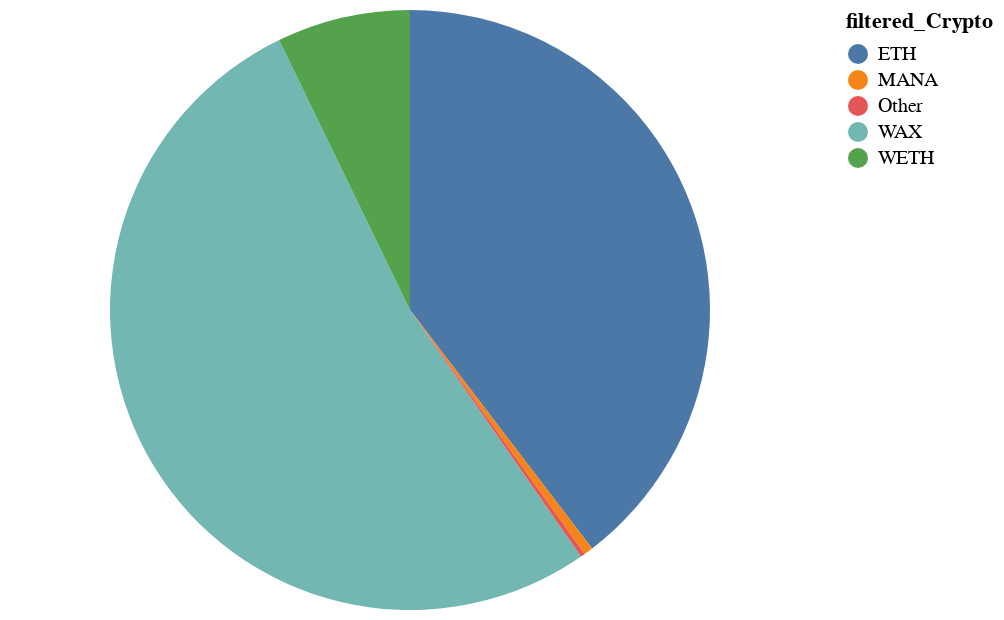

Notebook cell for this chart:
### Code cell
crypto_counts = alt.Chart(for_pie).mark_arc().encode(
    theta=alt.Theta(field="Count", type="quantitative"),
    color=alt.Color(field="filtered_Crypto", type="nominal")
)
crypto_counts

### Figure 1 — Vega-Lite specification as saved in the notebook (floating-point values rounded to 4 significant figures)
{"config": {"view": {"continuousWidth": 400, "continuousHeight": 300}}, "data": {"name": "data-4cefcb43a8828970181189aec327fc0c"}, "mark": "arc", "encoding": {"color": {"field": "filtered_Crypto", "type": "nominal"}, "theta": {"field": "Count", "type": "quantitative"}}, "$schema": "https://vega.github.io/schema/vega-lite/v4.17.0.json", "datasets": {"data-4cefcb43a8828970181189aec327fc0c": [{"filtered_Crypto": "WAX", "Count": 3185292}, {"filtered_Crypto": "ETH", "Count": 2405225}, {"filtered_Crypto": "WETH", "Count": 436355}, {"filtered_Crypto": "MANA", "Count": 29639}, {"filtered_Crypto": "Other", "Count": 14516}]}}
